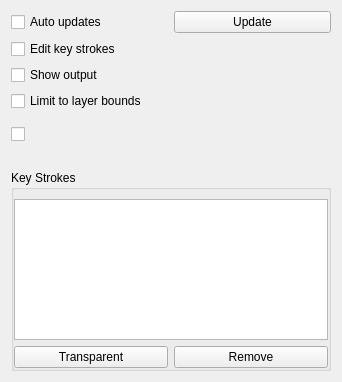
<?xml version="1.0" encoding="utf-8"?>
<ui version="4.0">
 <author>
    SPDX-FileCopyrightText: none
    SPDX-License-Identifier: GPL-3.0-or-later
  </author>
 <class>KisToolLazyBrushOptionsWidget</class>
 <widget class="QWidget" name="KisToolLazyBrushOptionsWidget">
  <property name="geometry">
   <rect>
    <x>0</x>
    <y>0</y>
    <width>342</width>
    <height>382</height>
   </rect>
  </property>
  <layout class="QVBoxLayout" name="verticalLayout_2">
   <item>
    <layout class="QHBoxLayout" name="horizontalLayout_2">
     <item>
      <widget class="QCheckBox" name="chkAutoUpdates">
       <property name="text">
        <string>Auto updates</string>
       </property>
      </widget>
     </item>
     <item>
      <widget class="QPushButton" name="btnUpdate">
       <property name="text">
        <string>Update</string>
       </property>
      </widget>
     </item>
    </layout>
   </item>
   <item>
    <widget class="QCheckBox" name="chkShowKeyStrokes">
     <property name="text">
      <string>Edit key strokes</string>
     </property>
    </widget>
   </item>
   <item>
    <widget class="QCheckBox" name="chkShowOutput">
     <property name="text">
      <string>Show output</string>
     </property>
    </widget>
   </item>
   <item>
    <widget class="QCheckBox" name="chkLimitToDevice">
     <property name="text">
      <string>Limit to layer bounds</string>
     </property>
    </widget>
   </item>
   <item>
    <spacer name="verticalSpacer">
     <property name="orientation">
      <enum>Qt::Vertical</enum>
     </property>
     <property name="sizeType">
      <enum>QSizePolicy::Minimum</enum>
     </property>
     <property name="sizeHint" stdset="0">
      <size>
       <width>20</width>
       <height>10</height>
      </size>
     </property>
    </spacer>
   </item>
   <item>
    <layout class="QHBoxLayout" name="horizontalLayout_3">
     <item>
      <widget class="QCheckBox" name="chkUseEdgeDetection">
       <property name="text">
        <string/>
       </property>
      </widget>
     </item>
     <item>
      <widget class="KisSliderSpinBox" name="intEdgeDetectionSize" native="true">
       <property name="sizePolicy">
        <sizepolicy hsizetype="MinimumExpanding" vsizetype="Preferred">
         <horstretch>0</horstretch>
         <verstretch>0</verstretch>
        </sizepolicy>
       </property>
      </widget>
     </item>
    </layout>
   </item>
   <item>
    <widget class="KisSliderSpinBox" name="intRadius" native="true"/>
   </item>
   <item>
    <widget class="KisSliderSpinBox" name="intCleanUp" native="true"/>
   </item>
   <item>
    <spacer name="verticalSpacer_2">
     <property name="orientation">
      <enum>Qt::Vertical</enum>
     </property>
     <property name="sizeType">
      <enum>QSizePolicy::Minimum</enum>
     </property>
     <property name="sizeHint" stdset="0">
      <size>
       <width>20</width>
       <height>10</height>
      </size>
     </property>
    </spacer>
   </item>
   <item>
    <widget class="QGroupBox" name="groupBox">
     <property name="title">
      <string>Key Strokes</string>
     </property>
     <property name="flat">
      <bool>true</bool>
     </property>
     <layout class="QVBoxLayout" name="verticalLayout">
      <property name="leftMargin">
       <number>0</number>
      </property>
      <property name="rightMargin">
       <number>0</number>
      </property>
      <property name="bottomMargin">
       <number>0</number>
      </property>
      <item>
       <widget class="KisPaletteView" name="colorView">
        <property name="minimumSize">
         <size>
          <width>0</width>
          <height>16</height>
         </size>
        </property>
       </widget>
      </item>
      <item>
       <layout class="QHBoxLayout" name="horizontalLayout">
        <item>
         <widget class="QPushButton" name="btnTransparent">
          <property name="text">
           <string comment="The label of the button that assigns a selected color as transparent">Transparent</string>
          </property>
          <property name="checkable">
           <bool>true</bool>
          </property>
         </widget>
        </item>
        <item>
         <widget class="QPushButton" name="btnRemove">
          <property name="text">
           <string>Remove</string>
          </property>
         </widget>
        </item>
       </layout>
      </item>
     </layout>
    </widget>
   </item>
  </layout>
 </widget>
 <customwidgets>
  <customwidget>
   <class>KisPaletteView</class>
   <extends>QTableView</extends>
   <header location="global">kis_palette_view.h</header>
  </customwidget>
  <customwidget>
   <class>KisSliderSpinBox</class>
   <extends>QWidget</extends>
   <header location="global">kis_slider_spin_box.h</header>
   <container>1</container>
  </customwidget>
 </customwidgets>
 <resources/>
 <connections/>
</ui>
